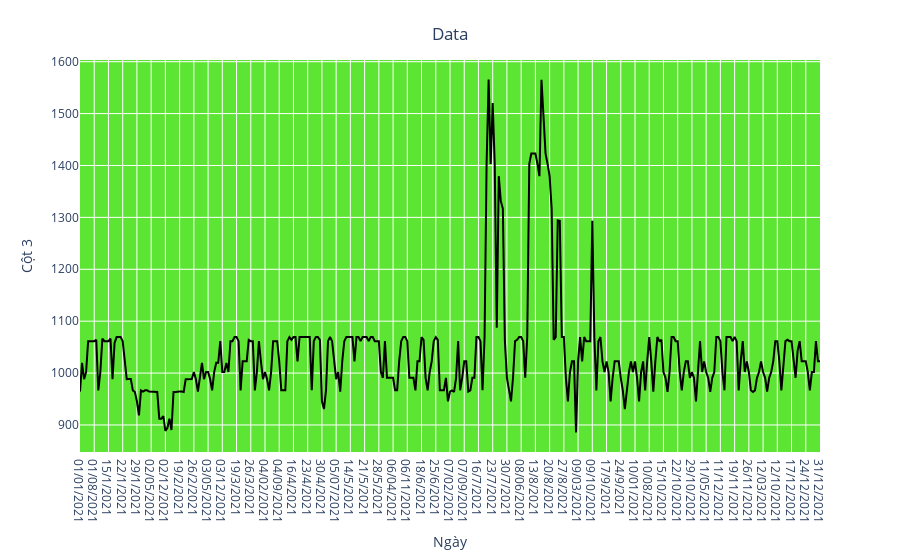

This figure's notebook cell:
### Markdown cell above
1.3. Biểu đồ đường thể hiện dữ liệu qua thời gian

### Code cell
import plotly.express as px
fig = px.line(y=df['3'], x=df['Ngày'])
fig.update_traces(line_color='black') 
fig.update_layout(xaxis_title="Ngày", 
                  yaxis_title="Cột 3",
                  title={'text': "Data", 'y':0.95, 'x':0.5, 'xanchor':'center', 'yanchor':'top'},
                  plot_bgcolor='rgba(53,223,0,0.8)')

### Figure 1 — Plotly figure (JSON) as saved in the notebook; plotly's stock layout.template omitted (floating-point values rounded to 4 significant figures; data arrays with more than 128 entries replaced by an {"elided": "..."} marker saying what was removed)
{"data": [{"hovertemplate": "x=%{x}<br>y=%{y}<extra></extra>", "legendgroup": "", "line": {"color": "black", "dash": "solid"}, "marker": {"symbol": "circle"}, "mode": "lines", "name": "", "orientation": "v", "showlegend": false, "type": "scatter", "x": {"elided": "365 str values"}, "xaxis": "x", "y": {"elided": "365 float values"}, "yaxis": "y"}], "layout": {"legend": {"tracegroupgap": 0}, "margin": {"t": 60}, "plot_bgcolor": "rgba(53,223,0,0.8)", "title": {"text": "Data", "x": 0.5, "xanchor": "center", "y": 0.95, "yanchor": "top"}, "xaxis": {"anchor": "y", "domain": [0, 1], "title": {"text": "Ngày"}}, "yaxis": {"anchor": "x", "domain": [0, 1], "title": {"text": "Cột 3"}}}}
